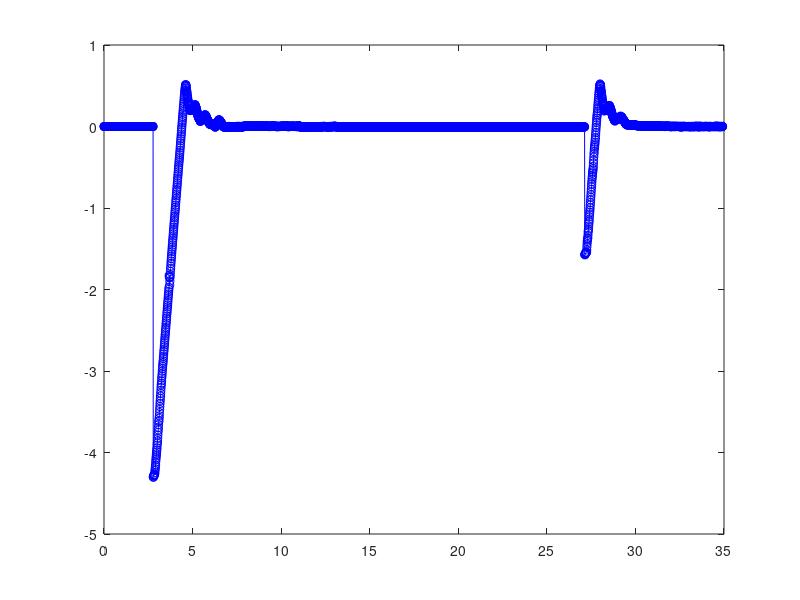
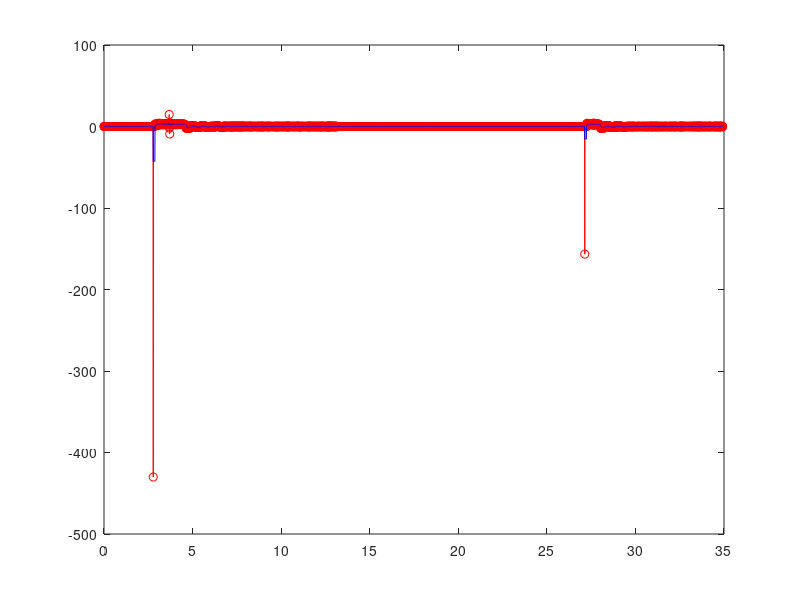

Reproduce these figures in MATLAB, in order.
clear
close all
load  dout.txt
load  vout.txt
load  tdout.txt

h=1/100;  % sampling interval (seconds)
N=length(dout);

t=0:h:h*(N-1);

dv = zeros(1,N);
dvf = zeros(1,N);

for k=2:N,
    dv(k) = (dout(k)-dout(k-1))/h;
end

flen=10
for k=flen:N,
    dvf(k) = sum(dv(k-flen+1:k))/flen;
end



figure('Name',"Samples")
%plot(t,dout,'b-o',t,vout,'r-+',t,dv,'g')
%plot(t,dout,'b-o',t,vout,'r-+')
plot(t,dout,'b-o');

figure('Name',"dlvdt")
plot(t,dv,'r-o',t,dvf,'b');


%figure('Name',"timediff")
%plot(t(2:N),tdout(2:N),'b-o')